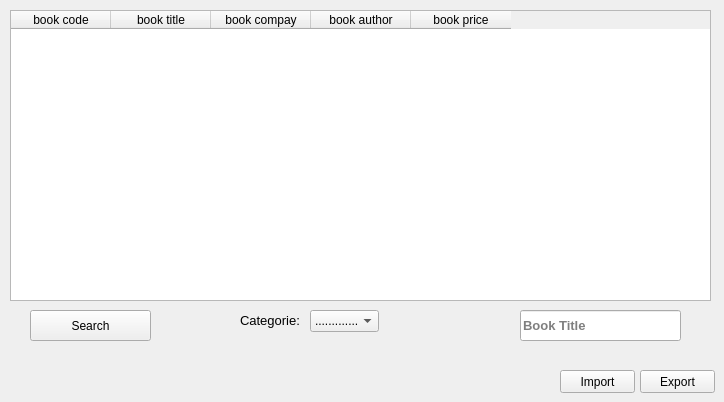
      <widget class="QWidget" name="tab_9">
       <attribute name="title">
        <string>All Book</string>
       </attribute>
       <widget class="QPushButton" name="pushButton_9">
        <property name="geometry">
         <rect>
          <x>30</x>
          <y>310</y>
          <width>121</width>
          <height>31</height>
         </rect>
        </property>
        <property name="text">
         <string>Search</string>
        </property>
       </widget>
       <widget class="QLabel" name="label_2">
        <property name="geometry">
         <rect>
          <x>240</x>
          <y>310</y>
          <width>81</width>
          <height>20</height>
         </rect>
        </property>
        <property name="font">
         <font>
          <family>MS Shell Dlg 2</family>
          <pointsize>10</pointsize>
          <weight>50</weight>
          <bold>false</bold>
         </font>
        </property>
        <property name="text">
         <string>Categorie:</string>
        </property>
       </widget>
       <widget class="QTableWidget" name="tableWidget_2">
        <property name="geometry">
         <rect>
          <x>10</x>
          <y>10</y>
          <width>701</width>
          <height>291</height>
         </rect>
        </property>
        <column>
         <property name="text">
          <string>book code</string>
         </property>
        </column>
        <column>
         <property name="text">
          <string>book title</string>
         </property>
        </column>
        <column>
         <property name="text">
          <string>book compay</string>
         </property>
        </column>
        <column>
         <property name="text">
          <string>book author</string>
         </property>
        </column>
        <column>
         <property name="text">
          <string>book price</string>
         </property>
        </column>
       </widget>
       <widget class="QComboBox" name="comboBox_16">
        <property name="geometry">
         <rect>
          <x>310</x>
          <y>310</y>
          <width>69</width>
          <height>22</height>
         </rect>
        </property>
        <item>
         <property name="text">
          <string>................</string>
         </property>
        </item>
       </widget>
       <widget class="QPushButton" name="pushButton_12">
        <property name="geometry">
         <rect>
          <x>560</x>
          <y>370</y>
          <width>75</width>
          <height>23</height>
         </rect>
        </property>
        <property name="text">
         <string>Import</string>
        </property>
       </widget>
       <widget class="QPushButton" name="pushButton_21">
        <property name="geometry">
         <rect>
          <x>640</x>
          <y>370</y>
          <width>75</width>
          <height>23</height>
         </rect>
        </property>
        <property name="text">
         <string>Export</string>
        </property>
       </widget>
       <widget class="QLineEdit" name="lineEdit_24">
        <property name="geometry">
         <rect>
          <x>520</x>
          <y>310</y>
          <width>161</width>
          <height>31</height>
         </rect>
        </property>
        <property name="font">
         <font>
          <family>MS Shell Dlg 2</family>
          <pointsize>10</pointsize>
          <weight>75</weight>
          <bold>true</bold>
         </font>
        </property>
        <property name="placeholderText">
         <string>Book Title</string>
        </property>
       </widget>
      </widget>
